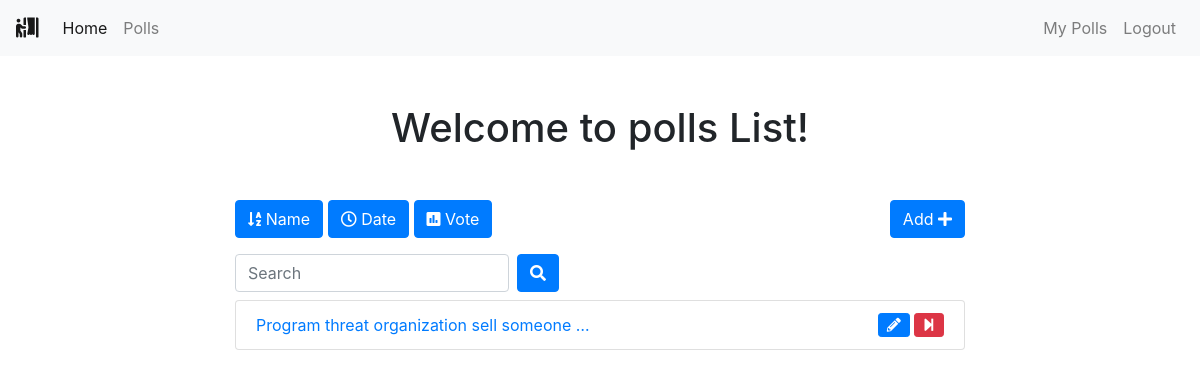
/polls/list/user/ (signed in), run on an earlier commit of the app's database.
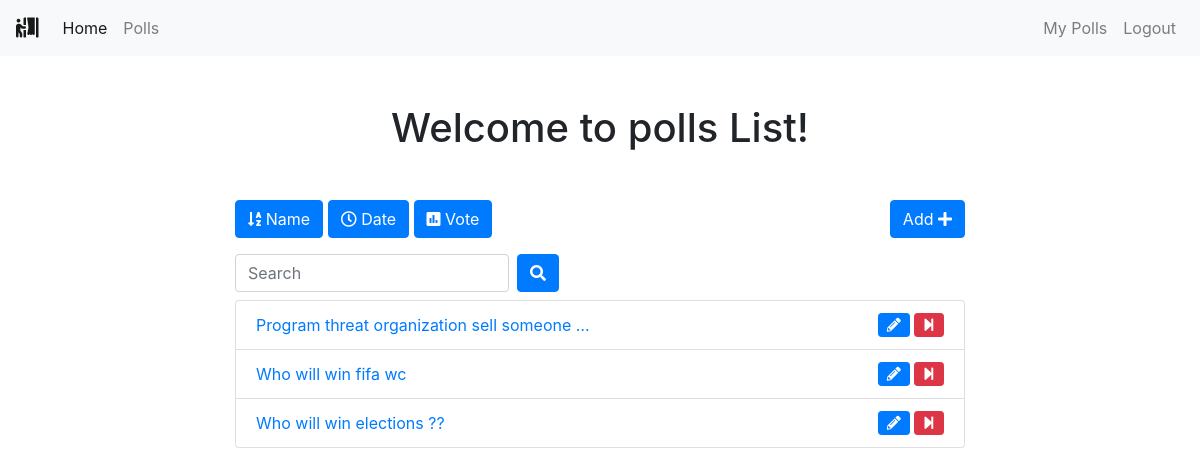
And on a later commit of the database.
### polls/models.py (models this page shows, shortened)
class Poll(models.Model):
    owner = models.ForeignKey(User, on_delete=models.CASCADE)
    text = models.TextField()
    pub_date = models.DateTimeField(default=timezone.now)
    active = models.BooleanField(default=True)
    created_at = models.DateTimeField(auto_now_add=True)

### polls/views.py (the view)
# urls.py: path('list/user/', views.list_by_user, name='list_by_user'),
@login_required()
def list_by_user(request):
    all_polls = Poll.objects.filter(owner=request.user)
    paginator = Paginator(all_polls, 7)  # Show 7 contacts per page
    page = request.GET.get('page')
    polls = paginator.get_page(page)
    context = {
        'polls': polls,
    }
    return render(request, 'polls/polls_list.html', context)

### polls/templates/polls/polls_list.html (shortened to what this page needs)
{% extends 'base.html' %}
{% block content %}
<div class="container">
    <div class="row">
        <div class="col-md-8 offset-sm-2">
            <h1 class="text-center mb-5">Welcome to polls List!</h1>
            <a class="btn btn-{% if 'name' in request.GET %}warning{% else %}primary{% endif %} mb-3" href="?name=True"
                role="button"><i class="fas fa-sort-alpha-down"></i>
                Name</a>
            <a class="btn btn-{% if 'date' in request.GET %}warning{% else %}primary{% endif %} mb-3" href="?date=True"
                role="button"><i class="far fa-clock"></i> Date</a>
            <a class="btn btn-{% if 'vote' in request.GET %}warning{% else %}primary{% endif %} mb-3" href="?vote=True"
                role="button"><i class="fas fa-poll"></i> Vote</a>
            <a class="btn btn-primary mb-3 float-right" href="{% url 'polls:add' %}" role="button">Add <i class="fas fa-plus"></i></a>
            <form class="form-inline">
                <div class="form-group mr-sm-2 mb-2">
                    <input type="search" class="form-control" name="search" placeholder="Search" value={{ search_term }}>
                </div>
                <button type="submit" class="btn btn-primary mb-2"><i class="fas fa-search"></i></button>
            </form>
            <ul class="list-group">
                {% for poll in polls %}
                <li class="list-group-item"><a href="{% url 'polls:detail' poll.id %}">{{ poll.text|truncatewords:5 }}
                    </a>
                    {% if request.user == poll.owner %}
                    {% if poll.active %}
                    <a href="{% url 'polls:end_poll' poll.id %}" data-toggle="tooltip" data-placement="top" title="End Poll"
                        onclick="return confirm('Are you sure ?')"><i class="fas fa-step-forward float-right btn btn-danger btn-sm"></i></a>
                    {% endif %}
                    <a href="{% url 'polls:edit' poll.id %}" class="mr-3" data-toggle="tooltip" data-placement="top"
                        title="Edit Poll"><i class="fas fa-pencil-alt float-right btn btn-primary btn-sm mr-1"></i></a>
                    {% endif %}
                </li>
                {% endfor %}
            </ul>
        </div>
    </div>
</div>
{% endblock content %}

### templates/base.html (shortened to what this page needs)
{% load static %}
<!DOCTYPE html>
<html lang="en">
<head>
    <link rel="stylesheet" href="https://maxcdn.bootstrapcdn.com/bootstrap/4.0.0/css/bootstrap.min.css"
>
    <link rel="stylesheet" href="https://use.fontawesome.com/releases/v5.6.3/css/all.css"
>
</head>
<body>
    {% include 'includes/navbar.html' %}
    {% block content %}
    {% endblock content %}
</body>
</html>

### templates/includes/navbar.html (shortened to what this page needs)
<nav class="navbar navbar-expand-sm navbar-light bg-light mb-5">
    <a class="navbar-brand" href="{% url 'home' %}"><i class="fas fa-person-booth"></i></a>
    <div class="collapse navbar-collapse" id="collapsibleNavId">
        <ul class="navbar-nav mr-auto mt-2 mt-lg-0">
            <li class="nav-item active">
                <a class="nav-link" href="{% url 'home' %}">Home <span class="sr-only">(current)</span></a>
            </li>
            {% if request.user.is_authenticated %}
            <li class="nav-item">
                <a class="nav-link" href="{% url 'polls:list' %}">Polls</a>
            </li>
            {% endif %}
        </ul>
        <div class="navbar-nav ml-auto">
            {% if request.user.is_authenticated %}
            <a class="nav-link" href="{% url 'polls:list_by_user' %}">My Polls</a>
            <a class="nav-link" href="{% url 'accounts:logout' %}">Logout</a>
            {% else %}
            <a class="nav-link" href="{% url 'accounts:login' %}">Login</a>
            <a class="nav-link" href="{% url 'accounts:register' %}">Register</a>
            {% endif %}
        </div>
    </div>
</nav>

What changed in the data, as far as the page shows it:
added Poll: text "Who will win fifa wc", active True (drawn)
added Poll: text "Who will win elections ??", active True (drawn)
